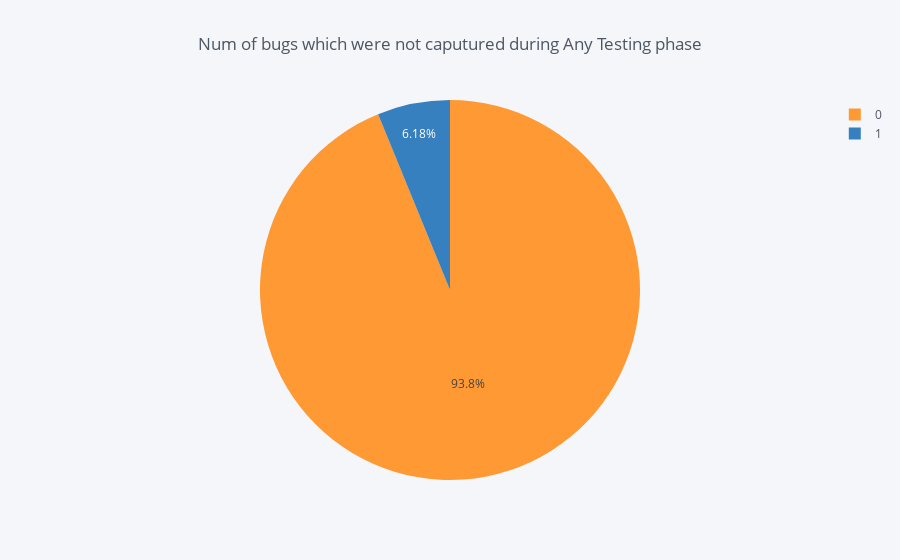

Notebook code cell kept with this figure:
### Markdown cell above
## Number of bugs which were not caputured during Any Testing phase

### Code cell
temp = bug_data['COMPLETE_ESCAPE_INDIC'].value_counts()
df = pd.DataFrame({'labels': temp.index,
                   'values': temp.values
                  })
df.iplot(kind='pie',labels='labels',values='values',title='Num of bugs which were not caputured during Any Testing phase')

### Figure 1 — Plotly figure (JSON) as saved in the notebook; plotly's stock layout.template omitted (floating-point values rounded to 4 significant figures)
{"data": [{"labels": [0, 1], "marker": {"colors": ["rgba(255, 153, 51, 1.0)", "rgba(55, 128, 191, 1.0)"]}, "name": "", "type": "pie", "values": [180199, 11869]}], "layout": {"legend": {"bgcolor": "#F5F6F9", "font": {"color": "#4D5663"}}, "paper_bgcolor": "#F5F6F9", "plot_bgcolor": "#F5F6F9", "title": "Num of bugs which were not caputured during Any Testing phase", "titlefont": {"color": "#4D5663"}}}
